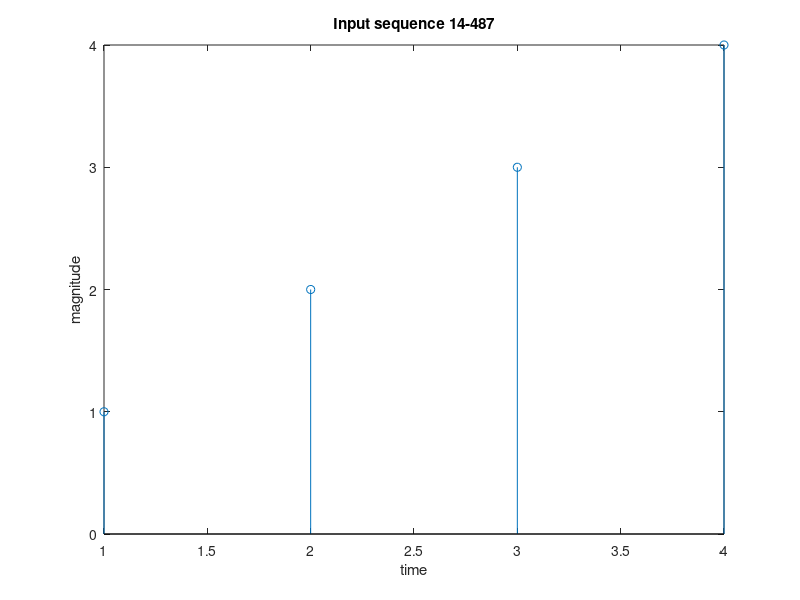

Here is the MATLAB script that generated this plot:
clc;clear all; close all;
x = [1 2 3 4];
N = length(x);
xk = zeros(1,N);
for k = 0:1:N-1
    for n = 0:1:N-1
        xk(k+1) = xk(k+1) + x(n+1) *exp((-j*2*pi*n*k)/N);
    end
end
z = xk.*conj(xk);
z = sum(z)/N;
zx = x.*x;
zx = sum(zx);
disp(z);
disp(zx);
if (z == zx)
    disp('Parsvals theorem proved');
else
    disp('Parsavals theorem not proved');
end
stem(x);
xlabel('time');ylabel('magnitude');title('Input sequence 14-487');
